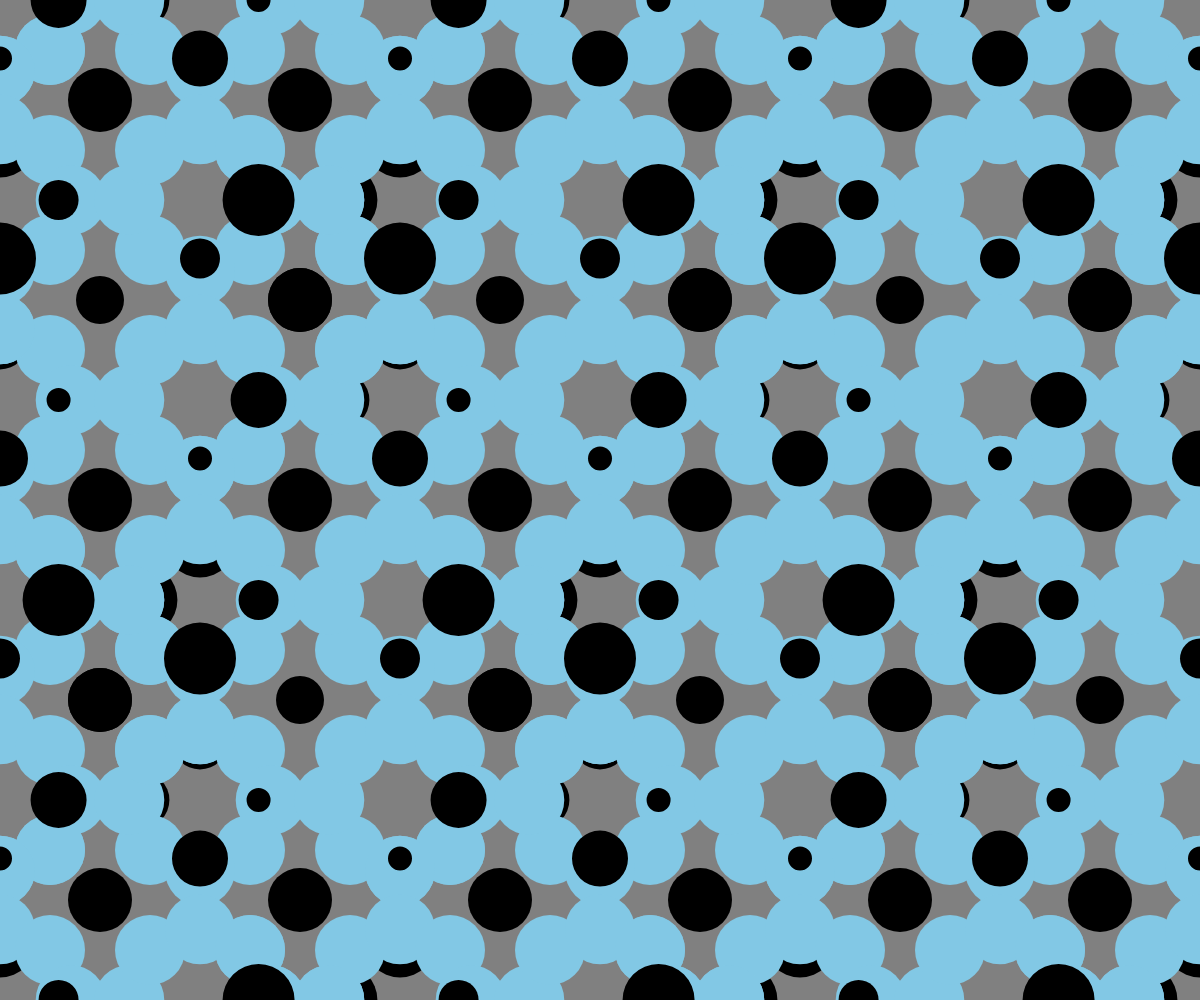
Frame 1 (no input)
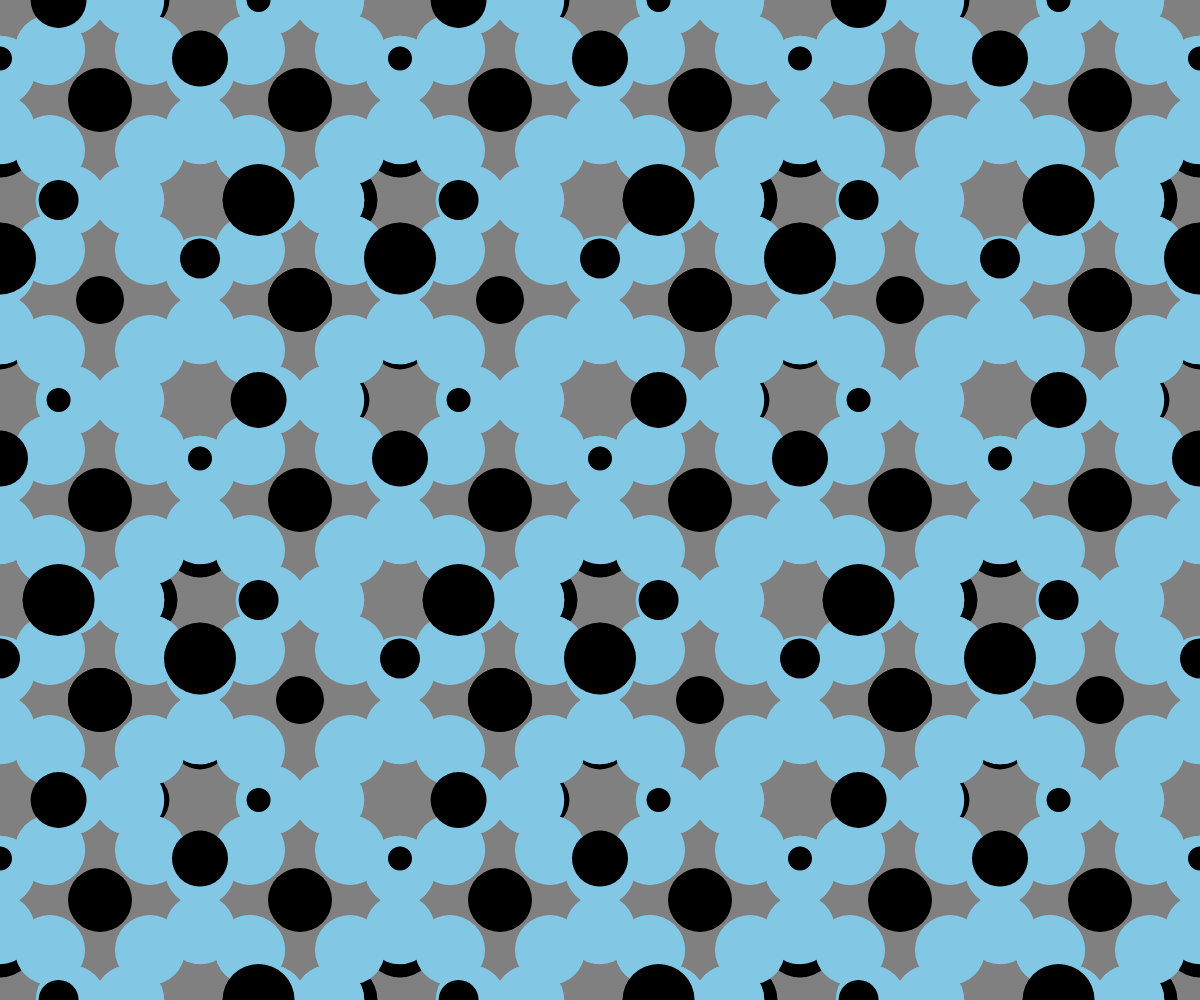
Frame 2 (the mouse pressed at the canvas centre, redrawn once)

The p5.js sketch that drew these frames (run headless with seeded random() and noise() and a simulated clock; the mouse was pressed at the canvas centre and the sketch redrawn once):

// p5.js sketch
// ── sketch.js

//Assigment_3.2
let rot = 0.0;
//Loop the loop
function setup() {
  createCanvas(windowWidth, windowHeight);
  noStroke();

}

function draw() {
  background(128, 128, 128);

   
  fill(130, 200, 229);
  ellipseMode(CENTER);
  //for(thing to check, what to check against, what to do when you are done with a loop)
  for(let x = 0; x <10; x++){
    for(let y = 0; y < 10; y++){
      for (let i= 0; i < 10; i++){
      push();
      translate(x*200, y*200);
      rotate(rot);
      ellipse(50,50, 70);
      fill(0);
      ellipse(100,100, i*8);
      pop();
      rot+= PI / 4;
      noLoop();
      }
    }
  }
}
